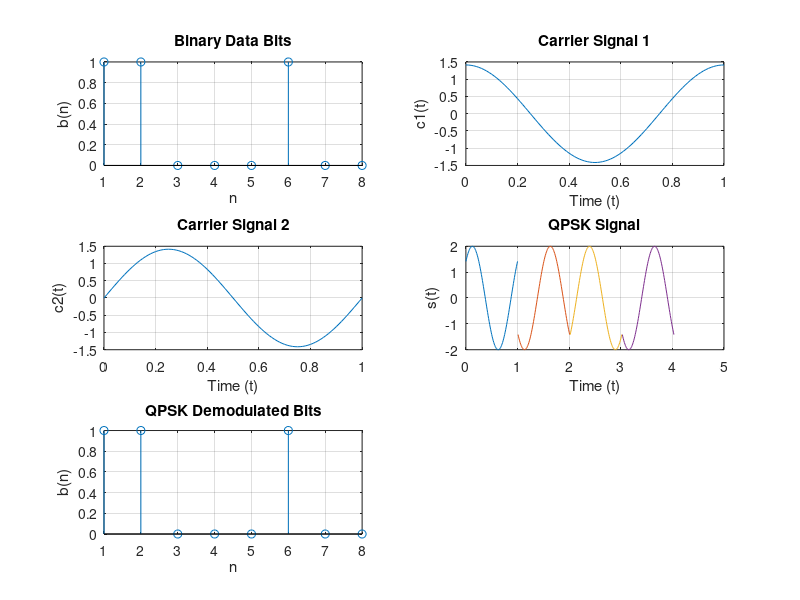

This figure's MATLAB source:
% QPSK MODULATION AND DEMODULATION

clc;            % Clear command window
clear all;      % Clear all variables from workspace
close all;      % Close all figure windows

Tb = 1;         % Bit duration
t = 0:(Tb/100):Tb; % Time vector for one bit duration
fc = 1;         % Carrier frequency

% Generate carrier signals
c1 = sqrt(2/Tb) * cos(2*pi*fc*t); % In-phase carrier signal
c2 = sqrt(2/Tb) * sin(2*pi*fc*t); % Quadrature-phase carrier signal

% Generate message signal
N = 8;          % Number of bits
m = rand(1, N); % Random binary data
t1 = 0;         % Initial time for bit duration
t2 = Tb;        % End time for bit duration

% Initialize signals
odd_sig = [];
even_sig = [];
qpsk = [];

% Modulation
for i = 1:2:(N-1)
    t = t1:(Tb/100):t2;
    
    % Odd bits modulated signal
    if m(i) > 0.5
        m(i) = 1;
        m_s = ones(1, length(t));
    else
        m(i) = 0;
        m_s = -1 * ones(1, length(t));
    end
    odd_sig(i,:) = c1 .* m_s;
    
    % Even bits modulated signal
    if m(i+1) > 0.5
        m(i+1) = 1;
        m_s = ones(1, length(t));
    else
        m(i+1) = 0;
        m_s = -1 * ones(1, length(t));
    end
    even_sig(i,:) = c2 .* m_s;
    
    % QPSK signal
    qpsk(i,:) = odd_sig(i,:) + even_sig(i,:);
    
    % Plot the QPSK modulated signal
    subplot(3,2,4);
    plot(t, qpsk(i,:));
    title('QPSK Signal');
    xlabel('Time (t)');
    ylabel('s(t)');
    grid on;
    hold on;
    
    % Update time intervals for next bit duration
    t1 = t1 + (Tb + 0.01);
    t2 = t2 + (Tb + 0.01);
end
hold off;

% Plot the binary data bits and carrier signals
subplot(3,2,1);
stem(m);
title('Binary Data Bits');
xlabel('n');
ylabel('b(n)');
grid on;

subplot(3,2,2);
plot(0:(Tb/100):Tb, c1);
title('Carrier Signal 1');
xlabel('Time (t)');
ylabel('c1(t)');
grid on;

subplot(3,2,3);
plot(0:(Tb/100):Tb, c2);
title('Carrier Signal 2');
xlabel('Time (t)');
ylabel('c2(t)');
grid on;

% QPSK Demodulation
t1 = 0;
t2 = Tb;
demod = zeros(1, N); % Initialize demodulated signal

for i = 1:2:N-1
    t = t1:(Tb/100):t2;
    
    % Correlator
    x1 = sum(c1 .* qpsk(i,:));
    x2 = sum(c2 .* qpsk(i,:));
    
    % Decision device
    if x1 > 0 && x2 > 0
        demod(i) = 1;
        demod(i+1) = 1;
    elseif x1 > 0 && x2 < 0
        demod(i) = 1;
        demod(i+1) = 0;
    elseif x1 < 0 && x2 < 0
        demod(i) = 0;
        demod(i+1) = 0;
    elseif x1 < 0 && x2 > 0
        demod(i) = 0;
        demod(i+1) = 1;
    end
    
    % Update time intervals for next bit duration
    t1 = t1 + (Tb + 0.01);
    t2 = t2 + (Tb + 0.01);
end

% Plot the QPSK demodulated bits
subplot(3,2,5);
stem(demod);
title('QPSK Demodulated Bits');
xlabel('n');
ylabel('b(n)');
grid on;
